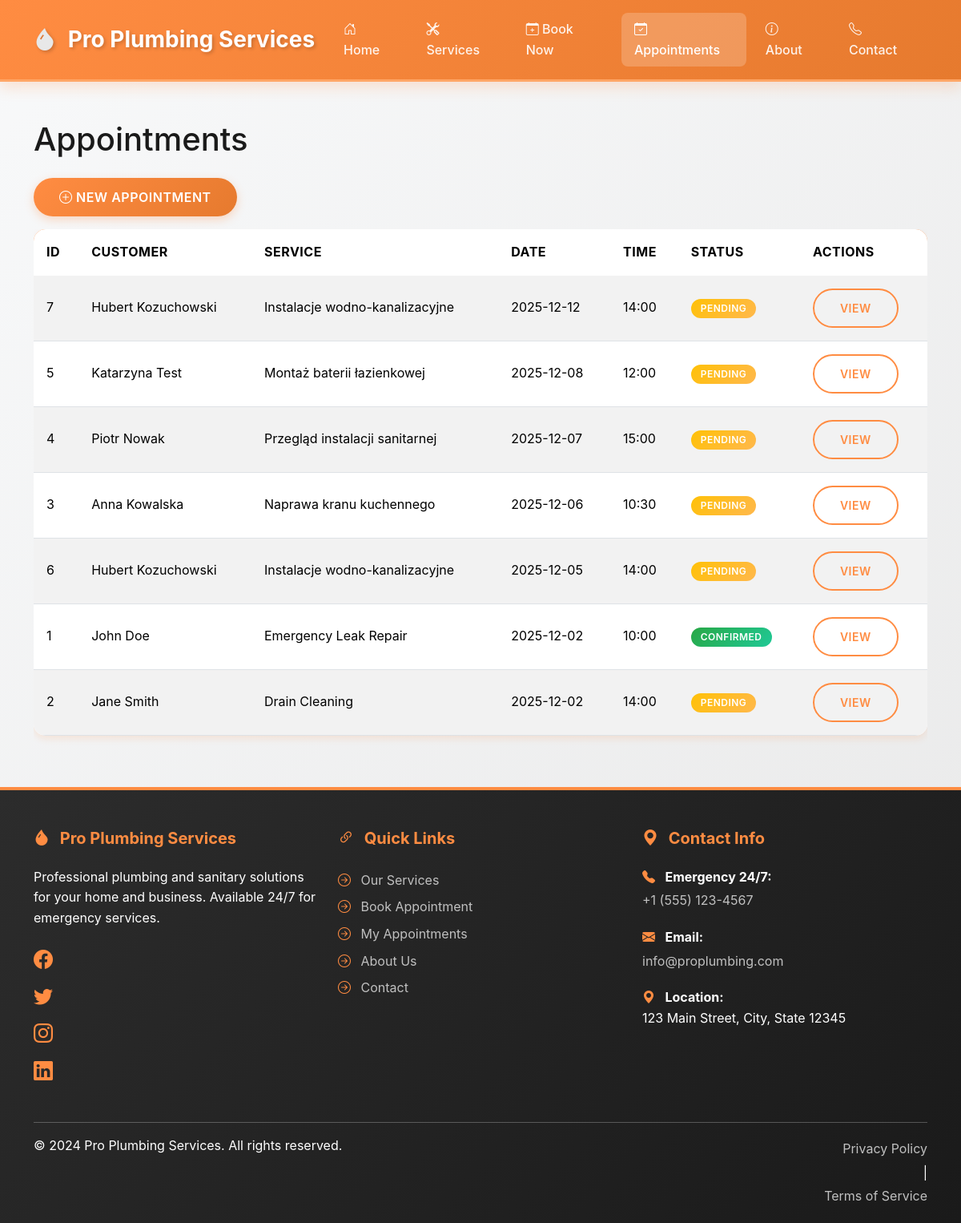
The app's page /appointments/ with its own data.
### app/models/appointment.py (models this page shows, shortened)
class Appointment(db.Model):
    __tablename__ = 'appointments'
    id = db.Column(db.Integer, primary_key=True)
    customer_id = db.Column(db.Integer, db.ForeignKey('customers.id'), nullable=False)
    service_id = db.Column(db.Integer, db.ForeignKey('services.id'), nullable=False)
    scheduled_date = db.Column(db.Date, nullable=False)
    scheduled_time = db.Column(db.Time, nullable=False)
    status = db.Column(db.String(50), default='pending')  # pending, confirmed, completed, cancelled
    notes = db.Column(db.Text)
    calendar_event_sent = db.Column(db.Boolean, default=False)  # Whether calendar event was sent
    calendar_platforms = db.Column(db.String(255))  # Comma-separated list of supported platforms
    event_title = db.Column(db.String(255))  # Title for calendar event
    event_location = db.Column(db.String(500))  # Location for calendar event
    created_at = db.Column(db.DateTime, default=datetime.utcnow)
    updated_at = db.Column(db.DateTime, default=datetime.utcnow, onupdate=datetime.utcnow)

### app/models/customer.py (models this page shows, shortened)
class Customer(db.Model):
    __tablename__ = 'customers'
    id = db.Column(db.Integer, primary_key=True)
    first_name = db.Column(db.String(100), nullable=False)
    last_name = db.Column(db.String(100), nullable=False)
    email = db.Column(db.String(120), unique=True, nullable=False)
    phone = db.Column(db.String(20), nullable=False)
    address = db.Column(db.String(200))
    city = db.Column(db.String(100))
    postal_code = db.Column(db.String(20))
    created_at = db.Column(db.DateTime, default=datetime.utcnow)
    updated_at = db.Column(db.DateTime, default=datetime.utcnow, onupdate=datetime.utcnow)
    appointments = db.relationship('Appointment', backref='customer', lazy=True, cascade='all, delete-orphan')

### app/models/service.py (models this page shows, shortened)
class Service(db.Model):
    __tablename__ = 'services'
    id = db.Column(db.Integer, primary_key=True)
    name = db.Column(db.String(200), nullable=False)
    description = db.Column(db.Text)
    category = db.Column(db.String(100), nullable=False)  # plumbing, sanitary, installation, repair, etc.
    price = db.Column(db.Numeric(10, 2), nullable=False)
    duration_minutes = db.Column(db.Integer, nullable=False)  # Estimated duration in minutes
    is_active = db.Column(db.Boolean, default=True)
    created_at = db.Column(db.DateTime, default=datetime.utcnow)
    updated_at = db.Column(db.DateTime, default=datetime.utcnow, onupdate=datetime.utcnow)
    appointments = db.relationship('Appointment', backref='service', lazy=True)

### app/routes/appointments.py (the view)
@bp.route('', strict_slashes=False)
@bp.route('/', strict_slashes=False)
def list_appointments():
    appointments = Appointment.query.order_by(Appointment.scheduled_date.desc()).all()
    return render_template('appointments/list.html', appointments=appointments)

### app/templates/appointments/list.html (shortened to what this page needs)
{% extends "base.html" %}
{% block content %}
<div class="container my-5">
    <h1 class="mb-4">Appointments</h1>
    <div class="mb-3">
        <a href="{{ url_for('appointments.book_appointment') }}" class="btn btn-primary">
            <i class="bi bi-plus-circle"></i> New Appointment
        </a>
    </div>
    <div class="table-responsive">
        <table class="table table-striped">
            <thead>
                <tr>
                    <th>ID</th>
                    <th>Customer</th>
                    <th>Service</th>
                    <th>Date</th>
                    <th>Time</th>
                    <th>Status</th>
                    <th>Actions</th>
                </tr>
            </thead>
            <tbody>
                {% for appointment in appointments %}
                <tr>
                    <td>{{ appointment.id }}</td>
                    <td>{{ appointment.customer.first_name }} {{ appointment.customer.last_name }}</td>
                    <td>{{ appointment.service.name }}</td>
                    <td>{{ appointment.scheduled_date }}</td>
                    <td>{{ appointment.scheduled_time.strftime('%H:%M') }}</td>
                    <td>
                        <span class="badge bg-{{ 'success' if appointment.status == 'confirmed' else 'warning' if appointment.status == 'pending' else 'secondary' }}">
                            {{ appointment.status }}
                        </span>
                    </td>
                    <td>
                        <a href="{{ url_for('appointments.view_appointment', appointment_id=appointment.id) }}" class="btn btn-sm btn-outline-primary">View</a>
                    </td>
                </tr>
                {% else %}
                <tr>
                    <td colspan="7" class="text-center">No appointments found.</td>
                </tr>
                {% endfor %}
            </tbody>
        </table>
    </div>
</div>
{% endblock %}

### app/templates/base.html (shortened to what this page needs)
<!DOCTYPE html>
<html lang="en">
<head>
    <link href="https://cdn.jsdelivr.net/npm/bootstrap@5.3.2/dist/css/bootstrap.min.css" rel="stylesheet">
    <link rel="stylesheet" href="https://cdn.jsdelivr.net/npm/bootstrap-icons@1.11.1/font/bootstrap-icons.css">
    <link rel="stylesheet" href="{{ url_for('static', filename='css/style.css') }}">
</head>
<body>
    <nav class="navbar navbar-expand-lg navbar-dark sticky-top">
        <div class="container">
            <a class="navbar-brand" href="{{ url_for('main.index') }}">
                <i class="bi bi-droplet-fill"></i> Pro Plumbing Services
            </a>
            <div class="collapse navbar-collapse" id="navbarNav">
                <ul class="navbar-nav ms-auto">
                    <li class="nav-item">
                        <a class="nav-link" href="{{ url_for('main.index') }}">
                            <i class="bi bi-house-door"></i> Home
                        </a>
                    </li>
                    <li class="nav-item">
                        <a class="nav-link" href="{{ url_for('services.list_services') }}">
                            <i class="bi bi-tools"></i> Services
                        </a>
                    </li>
                    <li class="nav-item">
                        <a class="nav-link" href="{{ url_for('appointments.book_appointment') }}">
                            <i class="bi bi-calendar-plus"></i> Book Now
                        </a>
                    </li>
                    <li class="nav-item">
                        <a class="nav-link" href="{{ url_for('appointments.list_appointments') }}">
                            <i class="bi bi-calendar-check"></i> Appointments
                        </a>
                    </li>
                    <li class="nav-item">
                        <a class="nav-link" href="{{ url_for('main.about') }}">
                            <i class="bi bi-info-circle"></i> About
                        </a>
                    </li>
                    <li class="nav-item">
                        <a class="nav-link" href="{{ url_for('main.contact') }}">
                            <i class="bi bi-telephone"></i> Contact
                        </a>
                    </li>
                </ul>
            </div>
        </div>
    </nav>
    <main>
        {% block content %}{% endblock %}
    </main>
    <footer>
        <div class="container">
            <div class="row">
                <div class="col-md-4 mb-4">
                    <h5><i class="bi bi-droplet-fill"></i> Pro Plumbing Services</h5>
                    <p class="text-silver">
                        Professional plumbing and sanitary solutions for your home and business.
                        Available 24/7 for emergency services.
                    </p>
                    <div class="social-links mt-3">
                        <a href="#" class="text-silver me-3" title="Facebook">
                            <i class="bi bi-facebook fs-4"></i>
                        </a>
                        <a href="#" class="text-silver me-3" title="Twitter">
                            <i class="bi bi-twitter fs-4"></i>
                        </a>
                        <a href="#" class="text-silver me-3" title="Instagram">
                            <i class="bi bi-instagram fs-4"></i>
                        </a>
                        <a href="#" class="text-silver" title="LinkedIn">
                            <i class="bi bi-linkedin fs-4"></i>
                        </a>
                    </div>
                </div>
                <div class="col-md-4 mb-4">
                    <h5><i class="bi bi-link-45deg"></i> Quick Links</h5>
                    <ul class="list-unstyled">
                        <li><a href="{{ url_for('services.list_services') }}"><i class="bi bi-arrow-right-circle"></i> Our Services</a></li>
                        <li><a href="{{ url_for('appointments.book_appointment') }}"><i class="bi bi-arrow-right-circle"></i> Book Appointment</a></li>
                        <li><a href="{{ url_for('appointments.list_appointments') }}"><i class="bi bi-arrow-right-circle"></i> My Appointments</a></li>
                        <li><a href="{{ url_for('main.about') }}"><i class="bi bi-arrow-right-circle"></i> About Us</a></li>
                        <li><a href="{{ url_for('main.contact') }}"><i class="bi bi-arrow-right-circle"></i> Contact</a></li>
                    </ul>
                </div>
                <div class="col-md-4 mb-4">
                    <h5><i class="bi bi-geo-alt-fill"></i> Contact Info</h5>
                    <p class="text-silver">
                        <i class="bi bi-telephone-fill"></i> <strong>Emergency 24/7:</strong><br>
                        <a href="tel:+15551234567" class="text-silver">+1 (555) 123-4567</a>
                    </p>
                    <p class="text-silver">
                        <i class="bi bi-envelope-fill"></i> <strong>Email:</strong><br>
                        <a href="mailto:info@proplumbing.com" class="text-silver">info@proplumbing.com</a>
                    </p>
                    <p class="text-silver">
                        <i class="bi bi-geo-alt-fill"></i> <strong>Location:</strong><br>
                        123 Main Street, City, State 12345
                    </p>
                </div>
            </div>
            <hr class="bg-silver opacity-25">
            <div class="row">
                <div class="col-md-6 text-center text-md-start">
                    <p class="mb-0 text-silver">
                        &copy; 2024 Pro Plumbing Services. All rights reserved.
                    </p>
                </div>
                <div class="col-md-6 text-center text-md-end">
                    <p class="mb-0">
                        <a href="#" class="text-silver">Privacy Policy</a> |
                        <a href="#" class="text-silver">Terms of Service</a>
                    </p>
                </div>
            </div>
        </div>
    </footer>
</body>
</html>

### app/static/css/style.css (style rules this page uses)
:root { --primary-orange: #FF8C42; --light-orange: #FFB380; --dark-orange: #E67A2E; --silver: #C0C0C0; --dark-silver: #808080; --light-silver: #E8E8E8; --accent-orange: #FFA666; --background-light: #F8F9FA; --background-dark: #2C2C2C; --text-dark: #1A1A1A; --text-light: #FFFFFF; --success-color: #28A745; --danger-color: #DC3545; --warning-color: #FFC107; --shadow-sm: 0 2px 4px rgba(255, 140, 66, 0.1); --shadow-md: 0 4px 8px rgba(255, 140, 66, 0.15); --shadow-lg: 0 8px 16px rgba(255, 140, 66, 0.2); --shadow-orange: 0 4px 12px rgba(255, 140, 66, 0.3); --transition-fast: 0.2s ease; --transition-normal: 0.3s ease; --transition-slow: 0.5s ease; }
* { margin: 0; padding: 0; box-sizing: border-box; }
body { font-family: -apple-system, BlinkMacSystemFont, 'Segoe UI', Roboto, 'Helvetica Neue', Arial, sans-serif; min-height: 100vh; display: flex; flex-direction: column; background: linear-gradient(135deg, var(--background-light) 0%, var(--light-silver) 100%); color: var(--text-dark); line-height: 1.6; }
main { flex: 1; }
.navbar { background: linear-gradient(135deg, var(--primary-orange) 0%, var(--dark-orange) 100%) !important; box-shadow: var(--shadow-lg); padding: 1rem 0; border-bottom: 3px solid var(--accent-orange); }
.navbar-brand { font-weight: 700; font-size: 1.75rem; color: var(--text-light) !important; text-shadow: 2px 2px 4px rgba(0, 0, 0, 0.2); transition: var(--transition-normal); }
.navbar-brand i { color: var(--light-silver); margin-right: 0.5rem; }
.navbar-nav .nav-link { color: rgba(255, 255, 255, 0.9) !important; font-weight: 500; padding: 0.5rem 1rem !important; margin: 0 0.25rem; border-radius: 8px; transition: var(--transition-fast); position: relative; }
.navbar-nav .nav-link::after { content: ''; position: absolute; bottom: 0; left: 50%; transform: translateX(-50%); width: 0; height: 2px; background: var(--text-light); transition: var(--transition-normal); }
.navbar-nav .nav-link.active { background: rgba(255, 255, 255, 0.2); color: var(--text-light) !important; }
.btn { border-radius: 50px; padding: 0.75rem 2rem; font-weight: 600; text-transform: uppercase; letter-spacing: 0.5px; transition: all var(--transition-normal); border: none; position: relative; overflow: hidden; }
.btn::before { content: ''; position: absolute; top: 50%; left: 50%; width: 0; height: 0; border-radius: 50%; background: rgba(255, 255, 255, 0.3); transform: translate(-50%, -50%); transition: width 0.6s, height 0.6s; }
.btn-primary { background: linear-gradient(135deg, var(--primary-orange), var(--dark-orange)); color: var(--text-light); box-shadow: var(--shadow-orange); }
.btn-outline-primary { border: 2px solid var(--primary-orange); color: var(--primary-orange); background: transparent; }
.table { background: var(--text-light); border-radius: 15px; overflow: hidden; box-shadow: var(--shadow-md); }
.table thead { background: linear-gradient(135deg, var(--primary-orange), var(--dark-orange)); color: var(--text-light); }
.table thead th { border: none; font-weight: 700; text-transform: uppercase; letter-spacing: 0.5px; padding: 1rem; }
.table tbody tr { transition: var(--transition-fast); }
.table tbody td { padding: 1rem; vertical-align: middle; }
.badge { padding: 0.5em 1em; font-weight: 600; border-radius: 50px; text-transform: uppercase; letter-spacing: 0.5px; }
.badge.bg-success { background: linear-gradient(135deg, var(--success-color), #20c997) !important; }
.badge.bg-warning { background: linear-gradient(135deg, var(--warning-color), #ffb84d) !important; }
footer { background: linear-gradient(135deg, var(--background-dark), #1a1a1a); color: var(--text-light); padding: 3rem 0 1rem; margin-top: auto; border-top: 4px solid var(--primary-orange); }
footer h5 { color: var(--primary-orange); font-weight: 700; margin-bottom: 1.5rem; }
footer a { color: var(--silver); text-decoration: none; transition: var(--transition-fast); display: block; padding: 0.25rem 0; }
footer i { color: var(--primary-orange); margin-right: 0.5rem; }
.bg-silver { background: var(--silver) !important; }

### records on screen
Appointment: id "7", customer.first_name "Hubert", customer.last_name "Kozuchowski", service.name "Instalacje wodno-kanalizacyjne", scheduled_date "2025-12-12", scheduled_time "14:00", status "PENDING"
Appointment: id "5", customer.first_name "Katarzyna", customer.last_name "Test", service.name "Montaż baterii łazienkowej", scheduled_date "2025-12-08", scheduled_time "12:00", status "PENDING"
Appointment: id "4", customer.first_name "Piotr", customer.last_name "Nowak", service.name "Przegląd instalacji sanitarnej", scheduled_date "2025-12-07", scheduled_time "15:00", status "PENDING"
Appointment: id "3", customer.first_name "Anna", customer.last_name "Kowalska", service.name "Naprawa kranu kuchennego", scheduled_date "2025-12-06", scheduled_time "10:30", status "PENDING"
Appointment: id "6", customer.first_name "Hubert", customer.last_name "Kozuchowski", service.name "Instalacje wodno-kanalizacyjne", scheduled_date "2025-12-05", scheduled_time "14:00", status "PENDING"
Appointment: id "1", customer.first_name "John", customer.last_name "Doe", service.name "Emergency Leak Repair", scheduled_date "2025-12-02", scheduled_time "10:00", status "CONFIRMED"
Appointment: id "2", customer.first_name "Jane", customer.last_name "Smith", service.name "Drain Cleaning", scheduled_date "2025-12-02", scheduled_time "14:00", status "PENDING"
